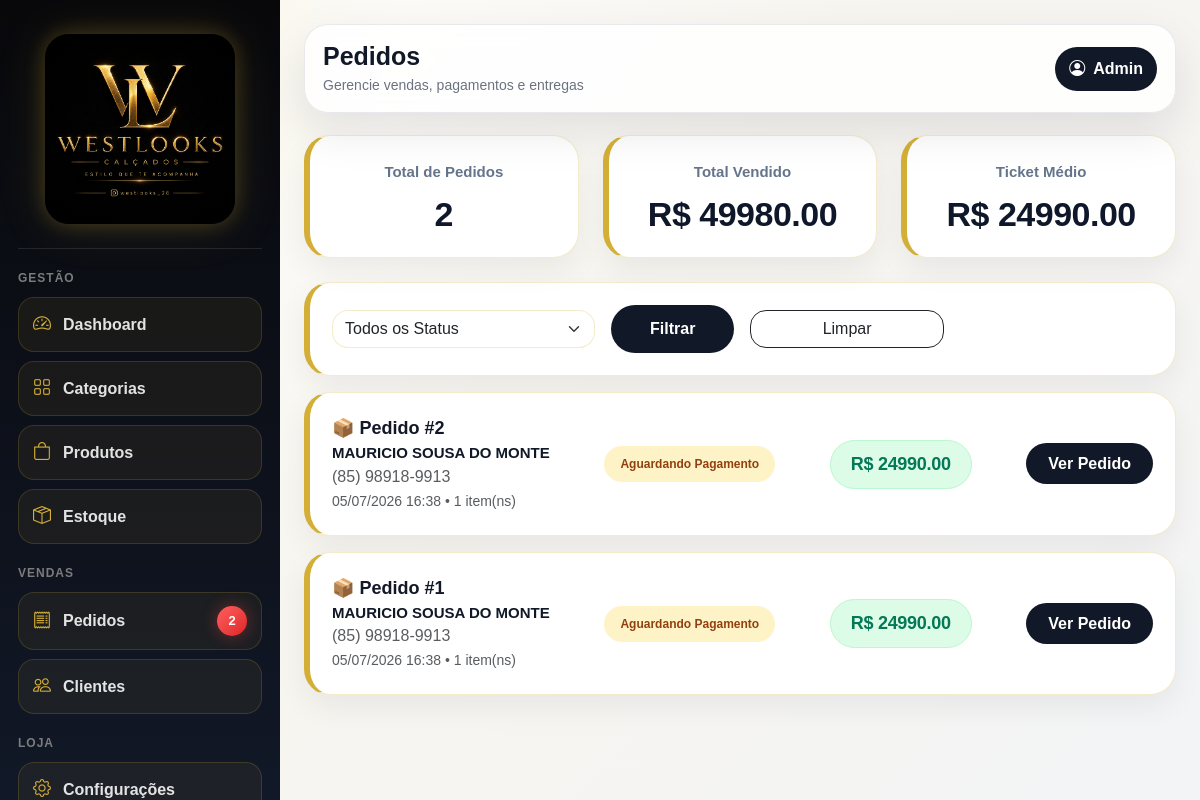
/admin/pedidos/ (signed in), run on the app's committed database.
### app/models/pedido.py (models this page shows)
class Pedido(db.Model):
    __tablename__ = "pedidos"
    id = db.Column(db.Integer, primary_key=True)
    cliente_id = db.Column(db.Integer, db.ForeignKey("clientes.id"), nullable=True)
    cliente = db.relationship("Cliente", backref="pedidos")
    valor_total = db.Column(db.Numeric(10, 2), default=0)
    status = db.Column(db.String(50), default="aguardando_pagamento")
    forma_pagamento = db.Column(db.String(50), nullable=True)
    mercado_pago_payment_id = db.Column(db.String(120), nullable=True)
    pix_copia_cola = db.Column(db.Text, nullable=True)
    pix_qr_code_base64 = db.Column(db.Text, nullable=True)
    pix_ticket_url = db.Column(db.Text, nullable=True)
    observacao = db.Column(db.Text, nullable=True)
    data_pedido = db.Column(db.DateTime, default=datetime.utcnow)
    tipo_entrega = db.Column(db.String(50), default="fortaleza")
    valor_entrega = db.Column(db.Numeric(10, 2), default=0)
    codigo_rastreamento = db.Column(db.String(120))
    transportadora = db.Column(db.String(120))
    data_envio = db.Column(db.DateTime)
    data_entrega = db.Column(db.DateTime)
    data_pagamento = db.Column(db.DateTime)
    data_preparacao = db.Column(db.DateTime)
    itens = db.relationship(
        "PedidoItem",
        backref="pedido",
        lazy=True,
        cascade="all, delete-orphan"
    )

### app/models/cliente.py (models this page shows)
class Cliente(db.Model):
    __tablename__ = "clientes"
    id = db.Column(db.Integer, primary_key=True)
    nome = db.Column(db.String(150), nullable=False)
    email = db.Column(db.String(150), nullable=True)
    telefone = db.Column(db.String(30), nullable=True)
    cpf = db.Column(db.String(20), nullable=True)
    data_cadastro = db.Column(db.DateTime, default=datetime.utcnow)

### app/routes/pedidos.py (the view)
@pedidos_bp.route("/")
@login_required
def listar():
    status = request.args.get("status", "")
    query = Pedido.query
    if status:
        query = query.filter(
            Pedido.status == status
        )
    pedidos = query.order_by(
        Pedido.id.desc()
    ).all()
    total_pedidos = len(pedidos)
    total_vendido = sum(
        float(p.valor_total or 0)
        for p in pedidos
    )
    ticket_medio = (
        total_vendido / total_pedidos
        if total_pedidos > 0
        else 0
    )
    aguardando = Pedido.query.filter_by(
        status="aguardando_pagamento"
    ).count()
    pagos = Pedido.query.filter_by(
        status="pago"
    ).count()
    preparando = Pedido.query.filter_by(
        status="preparando"
    ).count()
    enviados = Pedido.query.filter_by(
        status="enviado"
    ).count()
    entregues = Pedido.query.filter_by(
        status="entregue"
    ).count()
    cancelados = Pedido.query.filter_by(
        status="cancelado"
    ).count()
    return render_template(
        "admin/pedidos/listar.html",
        pedidos=pedidos,
        total_pedidos=total_pedidos,
        total_vendido=total_vendido,
        ticket_medio=ticket_medio,
        aguardando=aguardando,
        pagos=pagos,
        preparando=preparando,
        enviados=enviados,
        entregues=entregues,
        cancelados=cancelados,
        status_selecionado=status
    )

### app/models/usuario.py (called while the page is built)
@login_manager.user_loader
def load_user(user_id):
    return Usuario.query.get(int(user_id))

### app/templates/admin/pedidos/listar.html (shortened to what this page needs)
{% extends "base.html" %}
{% block page_title %}Pedidos{% endblock %}
{% block page_subtitle %}Gerencie vendas, pagamentos e entregas{% endblock %}
{% block content %}
<div class="row mb-4 g-4">
    <div class="col-md-4">
        <div class="resumo-card">
            <small>Total de Pedidos</small>
            <h2>{{ total_pedidos }}</h2>
        </div>
    </div>
    <div class="col-md-4">
        <div class="resumo-card">
            <small>Total Vendido</small>
            <h2>R$ {{ "%.2f"|format(total_vendido) }}</h2>
        </div>
    </div>
    <div class="col-md-4">
        <div class="resumo-card">
            <small>Ticket Médio</small>
            <h2>R$ {{ "%.2f"|format(ticket_medio) }}</h2>
        </div>
    </div>
</div>
<div class="pedido-card filtro-card">
    <form method="GET">
        <div class="row g-3 align-items-center">
            <div class="col-md-4">
                <select name="status" class="form-select rounded-4">
                    <option value="">Todos os Status</option>
                </select>
            </div>
            <div class="col-md-2">
                <button class="btn-premium w-100">
                    Filtrar
                </button>
            </div>
            <div class="col-md-3">
                <a href="/admin/pedidos/" class="btn btn-outline-dark rounded-4 w-100">
                    Limpar
                </a>
            </div>
        </div>
    </form>
</div>
{% for pedido in pedidos %}
<div class="pedido-card">
    <div class="d-flex justify-content-between align-items-center flex-wrap gap-3">
        <div>
            <div class="pedido-numero">
                📦 Pedido #{{ pedido.id }}
            </div>
            <div class="pedido-cliente">
                {{ pedido.cliente.nome if pedido.cliente else "Cliente não informado" }}
            </div>
            <div class="text-muted">
                {{ pedido.cliente.telefone if pedido.cliente else "" }}
            </div>
            <small class="text-muted">
                {{ pedido.data_pedido.strftime('%d/%m/%Y %H:%M') if pedido.data_pedido else '' }}
                •
                {{ pedido.itens|length }} item(ns)
            </small>
        </div>
        <div>
            <span class="status-badge status-{{ pedido.status }}">
                {% if pedido.status == "aguardando_pagamento" %}
                    Aguardando Pagamento
                {% elif pedido.status == "pago" %}
                    Pago
                {% elif pedido.status == "preparando" %}
                    Preparando
                {% elif pedido.status == "enviado" %}
                    Enviado
                {% elif pedido.status == "entregue" %}
                    Entregue
                {% elif pedido.status == "cancelado" %}
                    Cancelado
                {% else %}
                    {{ pedido.status }}
                {% endif %}
            </span>
        </div>
        <div class="pedido-total">
            R$ {{ "%.2f"|format(pedido.valor_total) }}
        </div>
        <div class="pedido-actions">
            <a href="{{ url_for('pedidos.detalhe', pedido_id=pedido.id) }}"
               class="btn-premium">
                Ver Pedido
            </a>
        </div>
    </div>
</div>
{% else %}
<div class="pedido-card text-center py-5">
    <i class="bi bi-receipt" style="font-size:60px;color:#d4af37;"></i>
    <h3 class="fw-bold mt-3">Nenhum pedido encontrado</h3>
    <p class="text-muted">Os pedidos da loja aparecerão aqui.</p>
</div>
{% endfor %}
{% endblock %}

### app/templates/base.html (style rules this page uses)
body { font-family:'Poppins',sans-serif; }
:root { --wl-black: #0b0b0f; --wl-dark: #111827; --wl-gold: #d4af37; --wl-gold-soft: #f5e7b2; --wl-bg: #f6f6f4; --wl-white: #ffffff; --wl-text: #111827; --wl-muted: #6b7280; --wl-border: #e5e7eb; --wl-shadow: 0 18px 45px rgba(15, 23, 42, .10); }
* { box-sizing: border-box; }
body { margin: 0; background: radial-gradient(circle at top left, rgba(212,175,55,.16), transparent 28%), linear-gradient(135deg, #ffffff 0%, #f7f5ef 45%, #f3f4f6 100%); color: var(--wl-text); font-family: Arial, Helvetica, sans-serif; min-height: 100vh; }

### app/templates/admin/pedidos/listar.html (style rules this page uses)
.resumo-card { background:#fff; border:1px solid rgba(212,175,55,.25); border-left:6px solid #d4af37; border-radius:26px; padding:24px; text-align:center; box-shadow:0 12px 30px rgba(15,23,42,.06); transition:.25s; }
.resumo-card small { color:#64748b; font-size:15px; font-weight:600; text-transform:none; }
.resumo-card h2 { margin-top:12px; margin-bottom:0; font-size:34px; font-weight:700; color:#0f172a; letter-spacing:-0.5px; line-height:1.1; }
.filtro-card { margin-bottom:24px; }
.pedido-card { background:#fff; border:1px solid rgba(212,175,55,.25); border-left:6px solid #d4af37; border-radius:26px; padding:22px; margin-bottom:16px; box-shadow:0 12px 30px rgba(15,23,42,.06); transition:.25s; }
.pedido-numero { font-size:18px; font-weight:800; color:#111827; }
.pedido-cliente { font-size:15px; font-weight:700; color:#111827; }
.pedido-total { background:#dcfce7; border:1px solid #bbf7d0; color:#047857; font-size:18px; font-weight:700; padding:10px 20px; border-radius:999px; letter-spacing:-0.3px; }
.status-badge { border-radius:999px; padding:9px 16px; font-weight:900; font-size:12px; display:inline-block; }
.status-aguardando_pagamento { background:#fef3c7; color:#92400e; }
.btn-premium { background:#111827; color:#fff; border:none; border-radius:999px; padding:12px 22px; font-weight:800; text-decoration:none; transition:.2s; }
.form-select { border-radius:16px !important; border:1px solid rgba(212,175,55,.25); }

### data on the page
Pedido: id "2", cliente "MAURICIO SOUSA DO MONTE", cliente "(85) 98918-9913", data_pedido "05/07/2026 16:38", itens|length "1", shows "Aguardando Pagamento", valor_total "24990.00"
Pedido: id "1", cliente "MAURICIO SOUSA DO MONTE", cliente "(85) 98918-9913", data_pedido "05/07/2026 16:38", itens|length "1", shows "Aguardando Pagamento", valor_total "24990.00"

### other printed values
{{ aguardando }} "2"
{{ total_pedidos }} "2"
{{ "%.2f"|format(total_vendido) }} "49980.00"
{{ "%.2f"|format(ticket_medio) }} "24990.00"
